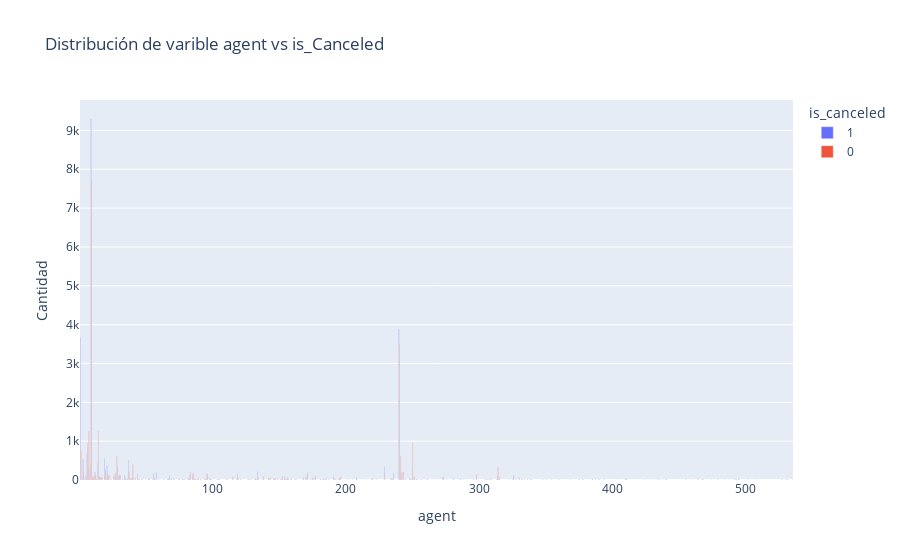
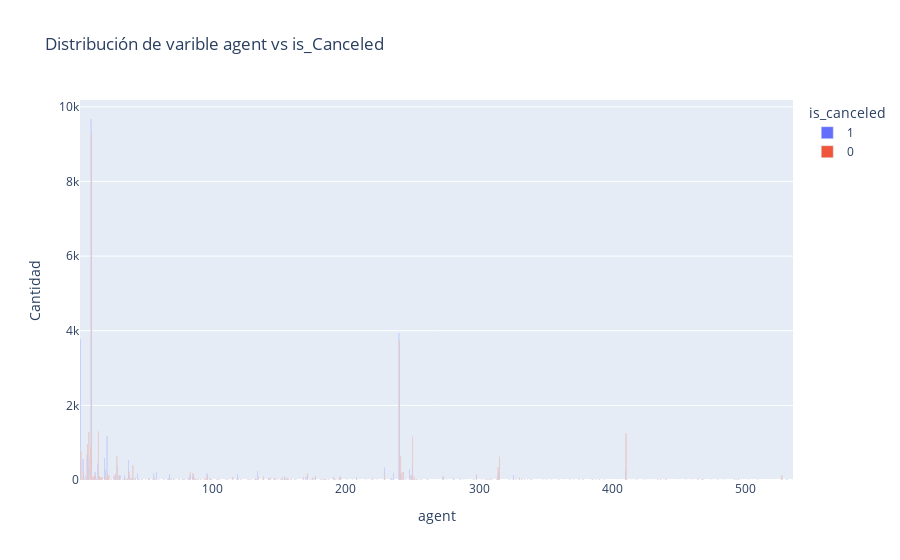

Notebook code for these charts, in order:
### Markdown cell above
## Datos Faltantes
Para los valores nulos de la columna **agent** se eligio utilizar K-Nearest Neighbors para asignarles el valor mas probable.
Como se puede ver la cantidad de ids se mantuvo (no tendria sentido que se inventen nuevos ids)
Y los valores se mantienen en la misma proporcion que antes del cambio

### Code cell
def fill_null_with_knn(data: pd.DataFrame, column: str):
  num_cols = [
    'lead_time',
    'arrival_date_year',
    'stays_in_weekend_nights',
    'stays_in_week_nights',
    'adults',
    'children',
    'babies',
    'is_repeated_guest',
    'previous_cancellations',
    'previous_bookings_not_canceled',
    'booking_changes',
    'days_in_waiting_list',
    'adr',
    'required_car_parking_spaces',
    'total_of_special_requests'
  ]
  num_df = data.filter(num_cols)
  # se normaliza las columnas numericas para evitar que los valores mas grandes tengan mayor peso
  num_normalized_df = pd.DataFrame(MinMaxScaler().fit_transform(num_df), columns=num_df.columns)
  # se agregaron algunas columnas categoricas utlizando one hot encoding
  hot_encoded_cols = pd.get_dummies(data[["hotel", "meal", "deposit_type", "customer_type"]], drop_first=True)
  knn_df = pd.concat([
      num_normalized_df,
      hot_encoded_cols,
      data[column]
    ],
    axis=1
  )
  # TODO: Mejorable utilizar una implementacion que permita el uso de mas neighbors con moda
  imputer = KNNImputer(n_neighbors=1)
  df_hotel[column] = pd.DataFrame(imputer.fit_transform(knn_df), columns=knn_df.columns)[column]

print(f"Cantidad de ids unicos en la columna agent antes de la transformacion: {df_hotel.agent.nunique()}")
print_categorical_value_count(df_hotel, "agent", "is_canceled")

fill_null_with_knn(df_hotel, "agent")

print(f"Cantidad de ids unicos en la columna agent despues de la transformacion: {df_hotel.agent.nunique()}")
print_categorical_value_count(df_hotel, "agent", "is_canceled")

### Figure 1 — Plotly figure (JSON) as saved in the notebook; plotly's stock layout.template omitted (floating-point values rounded to 4 significant figures; data arrays with more than 128 entries replaced by an {"elided": "..."} marker saying what was removed)
{"data": [{"alignmentgroup": "True", "customdata": {"elided": "210x1 float values"}, "hovertemplate": "is_canceled=1<br>agent=%{x}<br>Cantidad=%{y}<br>percentage=%{customdata[0]:.2r}<extra></extra>", "legendgroup": "1", "marker": {"color": "#636efa", "pattern": {"shape": ""}}, "name": "1", "offsetgroup": "1", "orientation": "v", "showlegend": true, "textposition": "auto", "type": "bar", "x": {"elided": "210 int values"}, "xaxis": "x", "y": {"elided": "210 int values"}, "yaxis": "y"}, {"alignmentgroup": "True", "customdata": {"elided": "273x1 float values"}, "hovertemplate": "is_canceled=0<br>agent=%{x}<br>Cantidad=%{y}<br>percentage=%{customdata[0]:.2r}<extra></extra>", "legendgroup": "0", "marker": {"color": "#EF553B", "pattern": {"shape": ""}}, "name": "0", "offsetgroup": "0", "orientation": "v", "showlegend": true, "textposition": "auto", "type": "bar", "x": {"elided": "273 int values"}, "xaxis": "x", "y": {"elided": "273 int values"}, "yaxis": "y"}], "layout": {"barmode": "group", "legend": {"title": {"text": "is_canceled"}, "tracegroupgap": 0}, "title": {"text": "Distribución de varible agent vs is_Canceled"}, "xaxis": {"anchor": "y", "domain": [0, 1], "title": {"text": "agent"}}, "yaxis": {"anchor": "x", "domain": [0, 1], "title": {"text": "Cantidad"}}}}

### Figure 2 — Plotly figure (JSON) as saved in the notebook; plotly's stock layout.template omitted (floating-point values rounded to 4 significant figures; data arrays with more than 128 entries replaced by an {"elided": "..."} marker saying what was removed)
{"data": [{"alignmentgroup": "True", "customdata": {"elided": "214x1 float values"}, "hovertemplate": "is_canceled=1<br>agent=%{x}<br>Cantidad=%{y}<br>percentage=%{customdata[0]:.2r}<extra></extra>", "legendgroup": "1", "marker": {"color": "#636efa", "pattern": {"shape": ""}}, "name": "1", "offsetgroup": "1", "orientation": "v", "showlegend": true, "textposition": "auto", "type": "bar", "x": {"elided": "214 int values"}, "xaxis": "x", "y": {"elided": "214 int values"}, "yaxis": "y"}, {"alignmentgroup": "True", "customdata": {"elided": "273x1 float values"}, "hovertemplate": "is_canceled=0<br>agent=%{x}<br>Cantidad=%{y}<br>percentage=%{customdata[0]:.2r}<extra></extra>", "legendgroup": "0", "marker": {"color": "#EF553B", "pattern": {"shape": ""}}, "name": "0", "offsetgroup": "0", "orientation": "v", "showlegend": true, "textposition": "auto", "type": "bar", "x": {"elided": "273 int values"}, "xaxis": "x", "y": {"elided": "273 int values"}, "yaxis": "y"}], "layout": {"barmode": "group", "legend": {"title": {"text": "is_canceled"}, "tracegroupgap": 0}, "title": {"text": "Distribución de varible agent vs is_Canceled"}, "xaxis": {"anchor": "y", "domain": [0, 1], "title": {"text": "agent"}}, "yaxis": {"anchor": "x", "domain": [0, 1], "title": {"text": "Cantidad"}}}}
